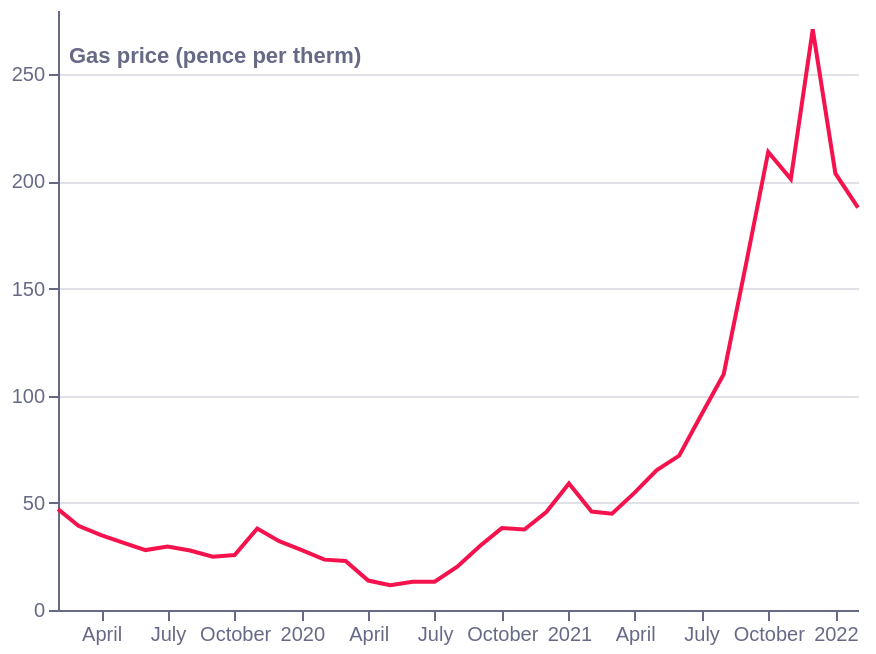

Write the Vega-Lite specification saved for this chart.
### Vega-Lite specification from a JSON file in a GitHub repository (floating-point values rounded to 4 significant figures)
{"config": {"view": {"continuousWidth": 400, "continuousHeight": 300, "stroke": null}}, "data": {"name": "data-cf81b8b1c0a9939eea6651555c5ad264"}, "mark": {"type": "line", "color": "#F4134D"}, "encoding": {"x": {"axis": {"domainColor": "#676A86", "grid": false, "labelAngle": 0, "labelColor": "#676A86", "orient": "bottom", "tickColor": "#676A86", "tickCount": 10, "title": "", "titleAlign": "center", "titleAnchor": "middle", "titleColor": "#676A86", "titleX": 207, "titleY": -15}, "field": "Date", "sort": [], "type": "temporal"}, "y": {"axis": {"domainColor": "#676A86", "gridColor": "#676A86", "gridOpacity": 0.2, "labelColor": "#676A86", "tickColor": "#676A86", "title": "Gas price (pence per therm)", "titleAlign": "left", "titleAngle": 0, "titleBaseline": "bottom", "titleColor": "#676A86", "titleX": 5, "titleY": 28}, "field": "Price", "sort": [], "type": "quantitative"}}, "height": 300, "title": "", "width": 400, "$schema": "https://vega.github.io/schema/vega-lite/v5.json", "datasets": {"data-cf81b8b1c0a9939eea6651555c5ad264": [{"Date": "2019-02-01T00:00:00", "Price": 47.09}, {"Date": "2019-03-01T00:00:00", "Price": 39.31}, {"Date": "2019-04-01T00:00:00", "Price": 34.98}, {"Date": "2019-05-01T00:00:00", "Price": 31.43}, {"Date": "2019-06-01T00:00:00", "Price": 27.96}, {"Date": "2019-07-01T00:00:00", "Price": 29.6}, {"Date": "2019-08-01T00:00:00", "Price": 27.75}, {"Date": "2019-09-01T00:00:00", "Price": 24.87}, {"Date": "2019-10-01T00:00:00", "Price": 25.65}, {"Date": "2019-11-01T00:00:00", "Price": 38.04}, {"Date": "2019-12-01T00:00:00", "Price": 32.14}, {"Date": "2020-01-01T00:00:00", "Price": 27.9}, {"Date": "2020-02-01T00:00:00", "Price": 23.5}, {"Date": "2020-03-01T00:00:00", "Price": 22.92}, {"Date": "2020-04-01T00:00:00", "Price": 13.75}, {"Date": "2020-05-01T00:00:00", "Price": 11.59}, {"Date": "2020-06-01T00:00:00", "Price": 13.18}, {"Date": "2020-07-01T00:00:00", "Price": 13.24}, {"Date": "2020-08-01T00:00:00", "Price": 20.22}, {"Date": "2020-09-01T00:00:00", "Price": 29.9}, {"Date": "2020-10-01T00:00:00", "Price": 38.23}, {"Date": "2020-11-01T00:00:00", "Price": 37.57}, {"Date": "2020-12-01T00:00:00", "Price": 45.69}, {"Date": "2021-01-01T00:00:00", "Price": 59.01}, {"Date": "2021-02-01T00:00:00", "Price": 45.94}, {"Date": "2021-03-01T00:00:00", "Price": 44.96}, {"Date": "2021-04-01T00:00:00", "Price": 54.77}, {"Date": "2021-05-01T00:00:00", "Price": 65.2}, {"Date": "2021-06-01T00:00:00", "Price": 72.01}, {"Date": "2021-07-01T00:00:00", "Price": 90.88}, {"Date": "2021-08-01T00:00:00", "Price": 110.0}, {"Date": "2021-09-01T00:00:00", "Price": 162.1}, {"Date": "2021-10-01T00:00:00", "Price": 213.8}, {"Date": "2021-11-01T00:00:00", "Price": 201.1}, {"Date": "2021-12-01T00:00:00", "Price": 271.0}, {"Date": "2022-01-01T00:00:00", "Price": 203.8}, {"Date": "2022-02-01T00:00:00", "Price": 187.8}]}}
